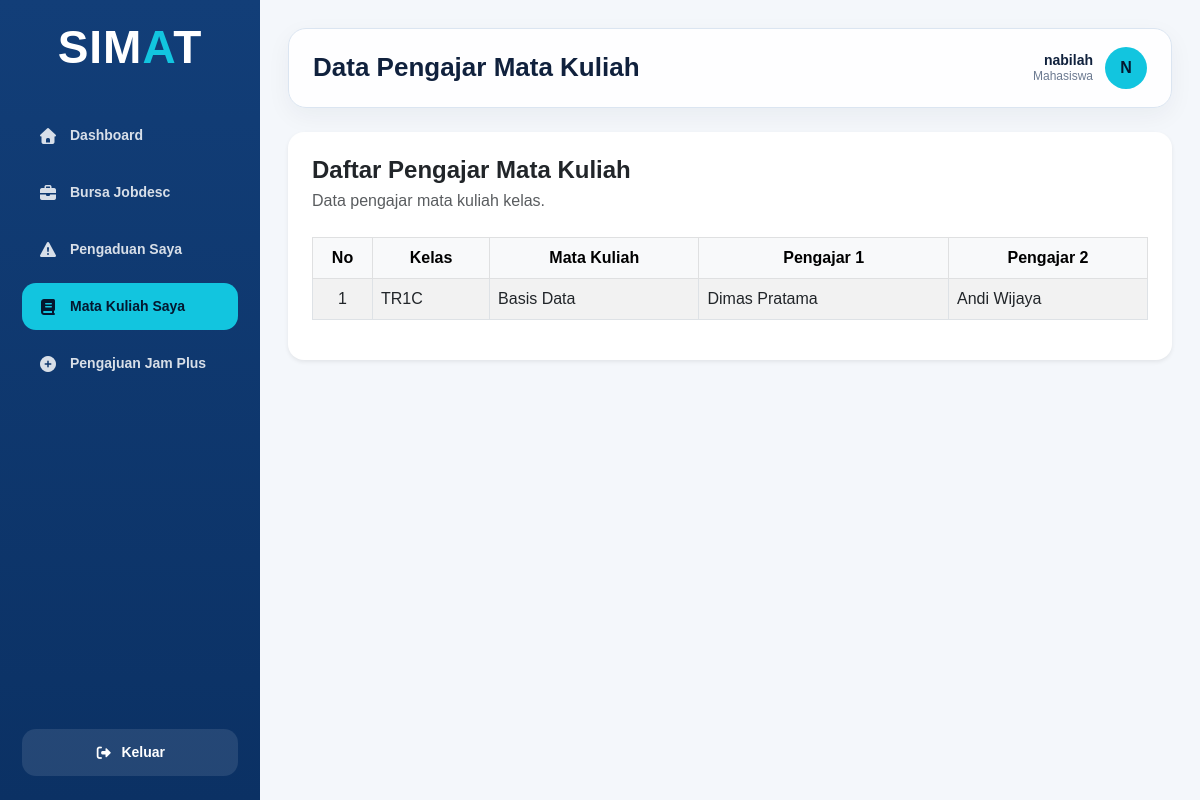
The page /transaksi/mata_kuliah_saya/index.php (signed in) on the database its author committed.
### tables this page shows
CREATE TABLE `kelas` (
  `id_kelas` int NOT NULL,
  `nama_kelas` varchar(5) NOT NULL,
  `tingkat` enum('1','2','3','4') NOT NULL,
  `jumlah_mahasiswa` int DEFAULT '0',
  `status_kelas` enum('Aktif','Tidak Aktif') DEFAULT 'Aktif'
);

CREATE TABLE `mata_kuliah` (
  `id_matakuliah` int NOT NULL,
  `nama_mata_kuliah` varchar(30) NOT NULL,
  `kode_mata_kuliah` varchar(10) NOT NULL,
  `sks` int NOT NULL,
  `semester` enum('1','2','3','4','5','6','7','8') NOT NULL,
  `status_mata_kuliah` enum('Aktif','Tidak Aktif') DEFAULT 'Aktif'
);

CREATE TABLE `pengajar` (
  `id_pengajar` int NOT NULL,
  `nip` varchar(20) NOT NULL,
  `nama_pengajar` varchar(50) NOT NULL,
  `email` varchar(50) DEFAULT NULL,
  `no_hp` varchar(20) DEFAULT NULL,
  `status_pengajar` enum('Aktif','Tidak Aktif') DEFAULT 'Aktif'
);

### config/function.php (called while the page is built, shortened)
<?php
function aman($data)
{
    return htmlspecialchars($data ?? '', ENT_QUOTES, 'UTF-8');
}
?>

### transaksi/mata_kuliah_saya/index.php (the view, shortened to what this page needs)
<?php
require_once "../../config/koneksi.php";
require_once "../../config/function.php";
$data_mata_kuliah = [];
$id_pengguna = (int) $_SESSION['id_pengguna'];
$stmt = mysqli_prepare($koneksi, "CALL usp_select_mata_kuliah_mahasiswa(?)");
mysqli_stmt_bind_param($stmt, "i", $id_pengguna);
mysqli_stmt_execute($stmt);
$result = mysqli_stmt_get_result($stmt);
if ($result) {
    while ($row = mysqli_fetch_assoc($result)) {
        $data_mata_kuliah[] = $row;
    }
}
require_once "../../includes/dashboard_header.php";
require_once "../../includes/sidebar.php";
?>
<main class="main-content">
    <div class="topbar">
        <h1 class="page-title">Data Pengajar Mata Kuliah</h1>
        <div class="user-info">
            <div class="user-detail">
                <div class="user-name"><?= aman($_SESSION['username']); ?></div>
                <div class="user-role"><?= aman($_SESSION['role']); ?></div>
            </div>
            <div class="user-avatar">
                <?= strtoupper(substr($_SESSION['username'], 0, 1)); ?>
            </div>
        </div>
    </div>
    <div class="content-wrapper">
        <div class="card border-0 shadow-sm rounded-4">
            <div class="card-body p-4">
                <div class="d-flex flex-column flex-md-row justify-content-between align-items-md-center mb-4 gap-3">
                    <div>
                        <h4 class="fw-bold mb-1">Daftar Pengajar Mata Kuliah</h4>
                        <p class="text-muted mb-0">Data pengajar mata kuliah kelas.</p>
                    </div>
                </div>
                <div class="table-responsive">
                    <table id="myTable" class="table table-hover table-bordered table-striped align-middle" border="1">
                        <thead class="table-light">
                            <tr>
                                <th style="width: 60px;" class="text-center">No</th>
                                <th class="text-center">Kelas</th>
                                <th class="text-center">Mata Kuliah</th>
                                <th class="text-center">Pengajar 1</th>
                                <th class="text-center">Pengajar 2</th>
                            </tr>
                        </thead>
                        <tbody>
                            <?php if (count($data_mata_kuliah) > 0) { ?>
                                <?php $no = 1; ?>
                                <?php foreach ($data_mata_kuliah as $mata_kuliah) { ?>
                                    <tr>
                                        <td class="text-center"><?= $no++; ?></td>
                                        <td><?= aman($mata_kuliah['nama_kelas']); ?></td>
                                        <td><?= aman($mata_kuliah['nama_mata_kuliah']); ?></td>
                                        <td><?= aman($mata_kuliah['nama_pengajar_1']); ?></td>
                                        <td><?= aman($mata_kuliah['nama_pengajar_2']); ?></td>
                                    </tr>
                                <?php } ?>
                            <?php } ?>
                        </tbody>
                    </table>
                </div>
            </div>
        </div>
    </div>
</main>
<?php require_once "../../includes/dashboard_footer.php"; ?>

### assets/css/dashboard.css (style rules this page uses)
:root { --primary: #123e78; --primary-dark: #0b3164; --accent: #12c5df; --bg: #f4f7fb; --text: #10213d; --muted: #6c7a91; --white: #ffffff; --border: #dbe5f1; }
* { box-sizing: border-box; }
html, body { width: 100%; min-height: 100%; margin: 0; font-family: Arial, sans-serif; background: var(--bg); color: var(--text); overflow-x: hidden; scrollbar-width: none; -ms-overflow-style: none; }
.main-content { min-width: 0; margin-left: 260px; min-height: 100vh; padding: 28px; overflow-x: hidden; }
.topbar { min-height: 76px; background: rgba(255, 255, 255, 0.9); border: 1px solid var(--border); border-radius: 18px; padding: 18px 24px; display: flex; align-items: center; justify-content: space-between; gap: 18px; box-shadow: 0 8px 25px rgba(16, 33, 61, 0.05); }
.page-title { margin: 0; font-size: 26px; font-weight: 800; }
.user-info { display: flex; align-items: center; gap: 12px; min-width: max-content; }
.user-detail { line-height: 1.2; text-align: right; }
.user-name { font-size: 14px; font-weight: 700; }
.user-role { font-size: 12px; color: var(--muted); }
.user-avatar { width: 42px; height: 42px; border-radius: 50%; background: var(--accent); color: #04172f; display: flex; align-items: center; justify-content: center; font-weight: 800; }
.content-wrapper { margin-top: 24px; }

### rows shown on the page
kelas: nama_kelas "TR1C", mata_kuliah.nama_mata_kuliah "Basis Data", pengajar.nama_pengajar "Dimas Pratama", pengajar.nama_pengajar "Andi Wijaya"

### other values the page prints
aman($_SESSION['username']) "nabilah"
aman($_SESSION['role']) "Mahasiswa"
substr($_SESSION['username'], 0, 1) "N"
